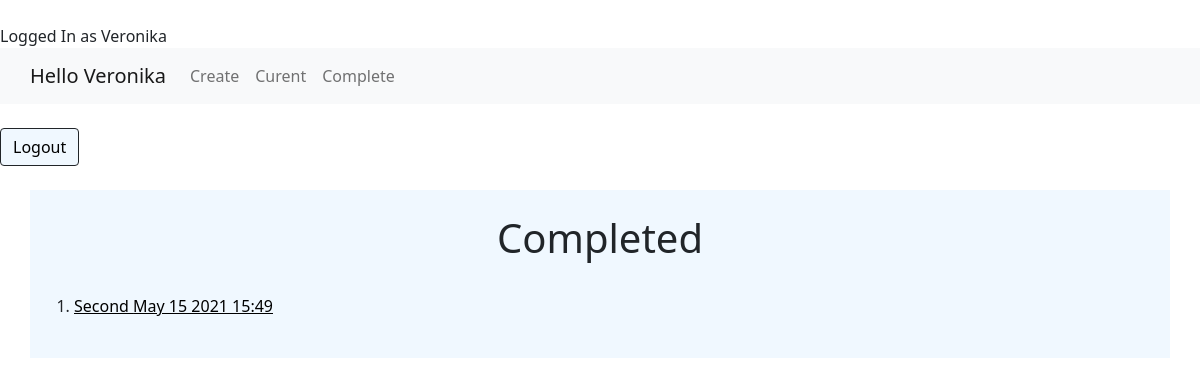
Page /completed/ (signed in) on the earlier database version.
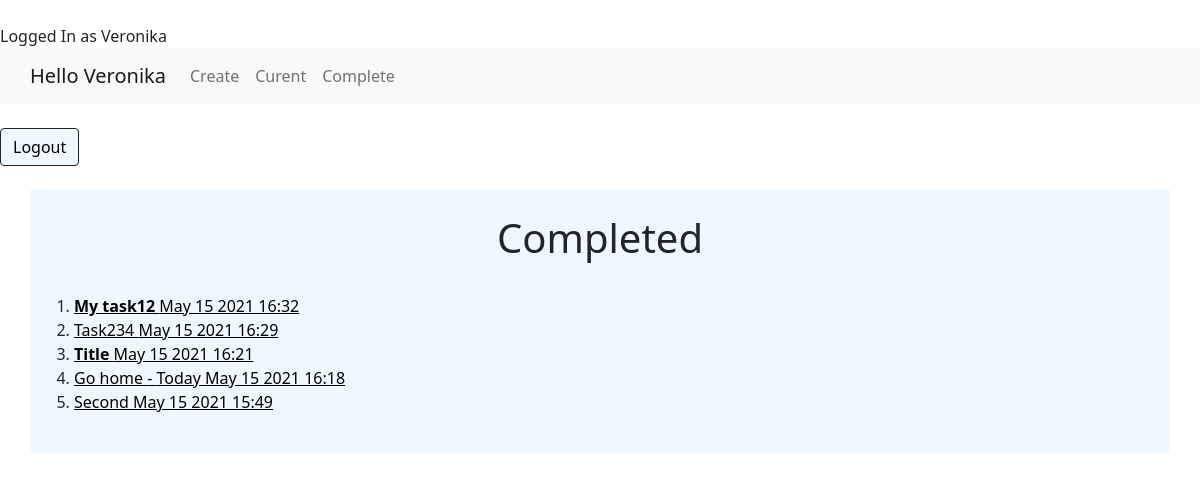
Same page on the later database version.
### todo/models.py (models this page shows, shortened)
class Todo (models.Model):
    title = models.CharField(max_length=255)
    memo= models.TextField(blank=True) #не обязательно к заполнению
    date_created=models.DateTimeField(auto_now_add=True)
    date_comleted=models.DateTimeField(null=True, blank=True)
    imported=models.BooleanField(default=False)
    user=models.ForeignKey(User, on_delete=models.CASCADE)

### todo/views.py (the view)
# urls.py: path('completed/', views.completedtodos, name = 'completedtodos'),
@login_required
def completedtodos(request):
    todos = Todo.objects.filter(user=request.user, date_comleted__isnull=False).order_by('-date_comleted')
    return render(request, 'todo/completedtodos.html', {'todos': todos})

### todo/templates/todo/completedtodos.html (shortened to what this page needs)
<!DOCTYPE html>
<html lang="en">
<head>
</head>
<body style="background-image: url(https://catherineasquithgallery.com/uploads/posts/2021-02/1612752338_96-p-goluboi-fon-s-lapkami-141.jpg)">
{% extends 'todo/base.html' %}
{% block content %}
    <br>
    <div class="container" style="background-color: aliceblue">
    <br>
    <h1 align="center">Completed</h1>
<br>
<ol>
    {% for todo in todos %}
        <li>
            <a href =" {% url 'viewtodo' todo.id %}" style="color: black">
                {% if todo.imported %}<b>
                    {{ todo.title }} </b>
                {% else %} {{ todo.title }} {%  endif %}
        {% if todo.memo %} - {{ todo.memo }}{% endif %}
                {{ todo.date_comleted|date:'M j Y H:i' }}
            </a></li>
    {% endfor %}
</ol><br>
{% endblock %}

Differences in the rows shown:
added Todo: title "My task12", date_comleted "May 15 2021 16:32"
added Todo: title "Task234", date_comleted "May 15 2021 16:29"
added Todo: title "Title", date_comleted "May 15 2021 16:21"
now on this page (row edited): Todo: title "Go home", memo "Today", date_comleted "May 15 2021 16:18"
